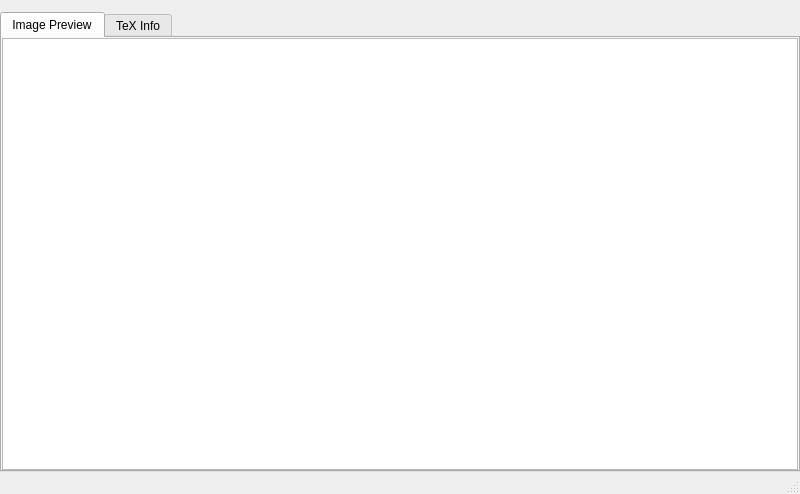
<?xml version="1.0" encoding="UTF-8"?>
<ui version="4.0">
 <class>TikzPreviewer</class>
 <widget class="QMainWindow" name="TikzPreviewer">
  <property name="geometry">
   <rect>
    <x>0</x>
    <y>0</y>
    <width>800</width>
    <height>494</height>
   </rect>
  </property>
  <property name="windowTitle">
   <string>TikzPreviewer</string>
  </property>
  <property name="unifiedTitleAndToolBarOnMac">
   <bool>false</bool>
  </property>
  <widget class="QWidget" name="central_widget">
   <layout class="QVBoxLayout" name="verticalLayout">
    <property name="leftMargin">
     <number>0</number>
    </property>
    <property name="topMargin">
     <number>12</number>
    </property>
    <property name="rightMargin">
     <number>0</number>
    </property>
    <property name="bottomMargin">
     <number>0</number>
    </property>
    <item>
     <widget class="QTabWidget" name="tab_widget">
      <property name="currentIndex">
       <number>0</number>
      </property>
      <widget class="QWidget" name="tab_image_preview">
       <attribute name="title">
        <string>Image Preview</string>
       </attribute>
       <layout class="QVBoxLayout" name="verticalLayout_2">
        <property name="leftMargin">
         <number>0</number>
        </property>
        <property name="topMargin">
         <number>0</number>
        </property>
        <property name="rightMargin">
         <number>0</number>
        </property>
        <property name="bottomMargin">
         <number>0</number>
        </property>
        <item>
         <widget class="QGraphicsViewGesture" name="gv_output_image">
          <property name="styleSheet">
           <string notr="true"/>
          </property>
         </widget>
        </item>
       </layout>
      </widget>
      <widget class="QWidget" name="tab_tex_info">
       <attribute name="title">
        <string>TeX Info</string>
       </attribute>
       <layout class="QVBoxLayout" name="verticalLayout_4">
        <property name="leftMargin">
         <number>0</number>
        </property>
        <property name="topMargin">
         <number>0</number>
        </property>
        <property name="rightMargin">
         <number>0</number>
        </property>
        <property name="bottomMargin">
         <number>0</number>
        </property>
        <item>
         <layout class="QVBoxLayout" name="tex_info_vert_layout">
          <item>
           <widget class="QGroupBox" name="frame_tex_info_log">
            <property name="title">
             <string>LaTeX Rendering Log</string>
            </property>
            <layout class="QVBoxLayout" name="verticalLayout_3">
             <property name="leftMargin">
              <number>1</number>
             </property>
             <property name="topMargin">
              <number>2</number>
             </property>
             <property name="rightMargin">
              <number>1</number>
             </property>
             <property name="bottomMargin">
              <number>1</number>
             </property>
             <item>
              <widget class="QTextEdit" name="textbox_tex_info_log">
               <property name="styleSheet">
                <string notr="true"/>
               </property>
               <property name="lineWrapMode">
                <enum>QTextEdit::NoWrap</enum>
               </property>
               <property name="readOnly">
                <bool>true</bool>
               </property>
              </widget>
             </item>
            </layout>
           </widget>
          </item>
          <item>
           <widget class="QGroupBox" name="frame_tex_info_code">
            <property name="title">
             <string>LaTeX Source Code</string>
            </property>
            <layout class="QVBoxLayout" name="verticalLayout_5">
             <property name="leftMargin">
              <number>1</number>
             </property>
             <property name="topMargin">
              <number>2</number>
             </property>
             <property name="rightMargin">
              <number>1</number>
             </property>
             <property name="bottomMargin">
              <number>1</number>
             </property>
             <item>
              <widget class="QTextEdit" name="textbox_tex_info_code">
               <property name="lineWrapMode">
                <enum>QTextEdit::NoWrap</enum>
               </property>
               <property name="readOnly">
                <bool>true</bool>
               </property>
              </widget>
             </item>
            </layout>
           </widget>
          </item>
         </layout>
        </item>
       </layout>
      </widget>
     </widget>
    </item>
   </layout>
  </widget>
  <widget class="QMenuBar" name="menu_bar">
   <property name="geometry">
    <rect>
     <x>0</x>
     <y>0</y>
     <width>800</width>
     <height>22</height>
    </rect>
   </property>
  </widget>
  <widget class="QStatusBar" name="status_bar"/>
 </widget>
 <layoutdefault spacing="6" margin="11"/>
 <customwidgets>
  <customwidget>
   <class>QGraphicsViewGesture</class>
   <extends>QGraphicsView</extends>
   <header>qgraphicsview_gesture.h</header>
  </customwidget>
 </customwidgets>
 <resources/>
 <connections/>
</ui>
